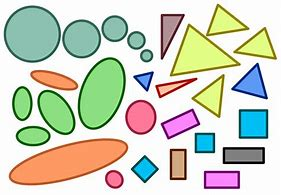
#> input picture assets/shape2.jpg, 281 x 195 px
$ python shape_detection.py
#> lines starting #> are read from the running program, lines starting #| are printed output that depends on the picture; after the words box and inside, x2 and y2 are one past the last pixel; in counts of white or black regions, pixels touching at a corner belong together
# Shape detection
import cv2
import numpy as np


def getContours(img):
    contours,hierarchy=cv2.findContours(img,cv2.RETR_EXTERNAL,cv2.CHAIN_APPROX_NONE)
    for cnt in contours:
        area=cv2.contourArea(cnt)
        print(area)


        if area>0:
            cv2.drawContours(imgContour,cnt,-1,(255,0,0),1)
            peri=cv2.arcLength(cnt,True) # it is cloases so true
            print(peri)
            approx=cv2.approxPolyDP(cnt,0.037*peri,True) # play with it to get best result
            #print(approx) # gives point
            print(len(approx)) # gives how many pooint
            objCor=len(approx)
            x,y,w,h=cv2.boundingRect(approx)

            if objCor ==3 :objectType="Tri"
            elif objCor ==4 :
                aspRatio=w/float(h)
                if aspRatio>0.95 and aspRatio<1.05: objectType="square"
                else:objectType='Rect'

            else: objectType="circle"

            cv2.rectangle(imgContour,(x,y),(x+w,y+h),(0,255,0),2) # gives bounding rectangle to each shapes
            cv2.putText(imgContour,objectType,(x+(w//2)-10,y+(h//2)-10),cv2.FONT_HERSHEY_COMPLEX,0.5,(0,0,0),2)


path='assets/shape2.jpg'

img=cv2.imread(path)
#> img is the input picture: shape (195, 281, 3); mean B, G, R 191.4, 208.5, 204.4
imgContour=img.copy()

imgGray=cv2.cvtColor(img,cv2.COLOR_BGR2GRAY)
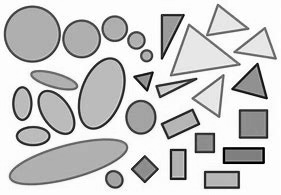
#> imgGray: shape (195, 281); min 0, max 255, mean 205.3
imgBlur=cv2.GaussianBlur(imgGray,(7,7),1)
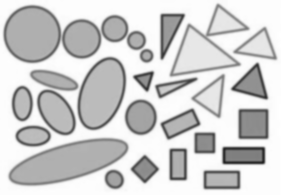
#> imgBlur: shape (195, 281); min 34, max 255, mean 205.3
imgCanny=cv2.Canny(imgBlur,50,50)
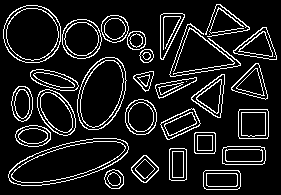
#> imgCanny: shape (195, 281); 11.5% white in thin lines or dots
getContours(imgCanny)
#> in getContours, `contours,hierarchy=cv2.findContours(img,cv2.RETR_EXTERNAL,cv2.CHAIN_AP..`: contours = 31 contours, 1 with area under 20; largest, box (x1, y1, x2, y2) and area: (8, 138, 129, 186) 3522, (77, 57, 127, 130) 2624, (3, 5, 61, 63) 2624, (37, 89, 76, 136) 1230, (62, 19, 102, 59) 1225
#> the loop in getContours, `for cnt in contours:` made 31 passes
#> (area, peri, approx, objCor, x, y, w, h) on passes 1, 3, 4, 5, 6, 7, 9, 10: (690, 107.3, [[203, 172], [206, 189], [240, 186], [238, 170]], 4, 203, 170, 38, 20), (450.5, 80.47, [[143, 155], [131, 170], [146, 182], [158, 167]], 4, 131, 155, 28, 28), (539, 95.66, [[170, 148], [169, 179], [184, 180], [186, 149]], 4, 169, 148, 18, 33), (753.5, 117.9, [[222, 149], [225, 164], [265, 160], [264, 147]], 4, 222, 147, 44, 18), (3522, 287.1, [[128, 146], [62, 144], [8, 177], [73, 179]], 4, 8, 144, 121, 36), (438, 81.66, [[195, 132], [194, 152], [214, 153], [215, 133]], 4, 194, 132, 22, 22), (864, 115.7, [[239, 109], [239, 138], [267, 138], [267, 109]], 4, 239, 109, 29, 30), (689, 117.1, [[193, 108], [161, 122], [167, 139], [199, 125]], 4, 161, 108, 39, 32)
#> (area, peri, approx, objCor, x, y, w, h) on passes 14, 15, 18, 23, 28: (372, 106.4, [[196, 77], [156, 84], [158, 97]], 3, 156, 77, 41, 21), (776.5, 125.6, [[224, 74], [191, 97], [217, 117]], 3, 191, 74, 34, 44), (702, 118.2, [[255, 63], [231, 89], [265, 99]], 3, 231, 63, 35, 37), (766, 126.6, [[276, 59], [266, 27], [233, 50]], 3, 233, 27, 44, 33), (647.5, 125.4, [[182, 13], [160, 15], [161, 59]], 3, 160, 13, 23, 47)
#> (printed output is left out)
#> after the loop in getContours, `for cnt in contours:`:
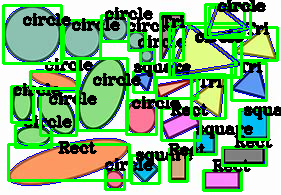
#> imgContour: shape (195, 281, 3); mean B, G, R 129.4, 180.1, 131.2
imgBlack=np.zeros_like(img)


cv2.imshow('Original',img)
cv2.imshow('Grey Image',imgGray)
cv2.imshow('Grey blur',imgBlur)
cv2.imshow('canny blur',imgCanny)
cv2.imshow('canny blur',imgBlack)
cv2.imshow('contour image',imgContour)


cv2.waitKey(0)

$ run again, with assets/face3.jpg copied over assets/shape2.jpg
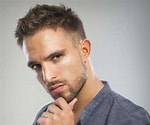
#> input picture assets/face3.jpg, 150 x 125 px
#> img is the input picture: shape (125, 150, 3); mean B, G, R 151.7, 158, 169.1
#> `imgCanny=cv2.Canny(imgBlur,50,50)`:
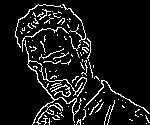
#> imgCanny: shape (125, 150); 9% white in thin lines or dots, all inside (x1, y1, x2, y2) = (15, 4, 150, 125)
#> contours = 102 contours, 98 with area under 20; largest, box (x1, y1, x2, y2) and area: (51, 84, 71, 97) 106, (24, 40, 83, 125) 98, (84, 80, 150, 114) 45, (62, 4, 86, 43) 20
#> the loop in getContours, `for cnt in contours:` made 102 passes
#> (area, peri, approx, objCor, x, y, w, h) on pass 38: (45, 197.1, [[84, 107], [104, 80], [149, 113], [104, 80]], 4, 84, 80, 66, 34)
#> (printed output is left out)
#> after the loop in getContours, `for cnt in contours:`:
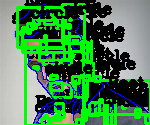
#> imgContour: shape (125, 150, 3); mean B, G, R 78, 129.3, 68
